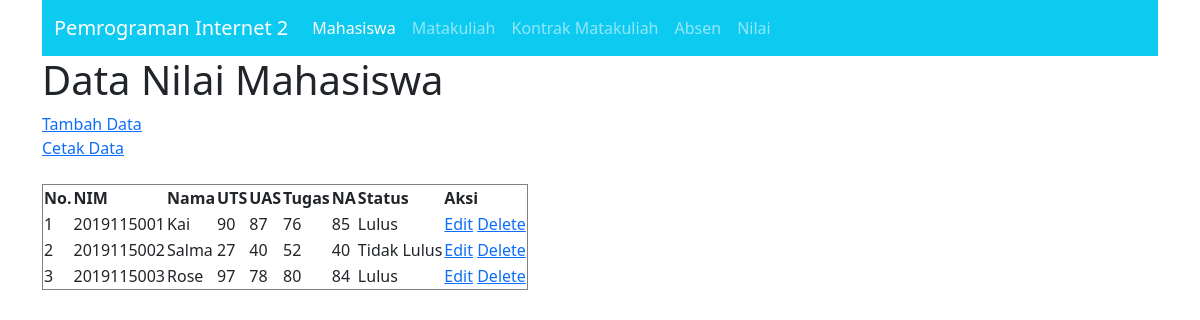
The page / on the database its author committed.
### tables this page shows
CREATE TABLE `tbl_nilai` (
  `nim` int(11) NOT NULL,
  `nama` varchar(200) DEFAULT NULL,
  `uts` int(11) DEFAULT NULL,
  `uas` int(11) DEFAULT NULL,
  `tugas` int(11) DEFAULT NULL,
  `na` int(11) DEFAULT NULL,
  `status` varchar(20) DEFAULT NULL
);

### connection.php (called while the page is built)
<?php
class Connection
{
	 public function get_connection()
	 {
		 $host = "localhost";
		 $database = "mahasiswa";
		 $username = "root";
		 $password = "";
		 $connect = new mysqli($host, $username, $password, $database);
		 return $connect;
	 }
}

### model.php (called while the page is built, shortened)
<?php
include 'connection.php';
class Model extends Connection
{
public function __construct()
 {
 $this->conn = $this->get_connection();
 }
public function tampil_data()
{
	 $sql = "SELECT * FROM tbl_nilai";
	 $bind = $this->conn->query($sql);
	 while ($obj = $bind->fetch_object()) {
	 	$baris[] = $obj;
	 }
	 if(!empty($baris)){
		 return $baris;
	 }
}
}

### index.php (the view, shortened to what this page needs)
<?php
include 'model.php';
$model = new Model();
$index = 1;
?>
<!doctype html>
<html lang="en">
<head>
	<link href="https://cdn.jsdelivr.net/npm/bootstrap@5.0.0-beta3/dist/css/bootstrap.min.css" rel="stylesheet">
</head>
<body>
<div class="container">
<nav class="navbar navbar-expand-lg navbar-dark bg-info" >
  <div class="container-fluid">
    <a class="navbar-brand" href="index.php">Pemrograman Internet 2</a>
    <div class="collapse navbar-collapse" id="navbarNav">
      <ul class="navbar-nav">
            <li class="nav-item">
              <a class="nav-link active" aria-current="page" href="mahasiswa.php">Mahasiswa</a>
            </li>
            <li class="nav-item">
              <a class="nav-link" href="matakuliah.php">Matakuliah</a>
            </li>
            <li class="nav-item">
              <a class="nav-link" href="kontrak_mk.php">Kontrak Matakuliah</a>
            </li>
            <li class="nav-item">
              <a class="nav-link" href="absen.php">Absen</a>
            </li>
            <li class="nav-item">
              <a class="nav-link" href="index.php">Nilai</a>
            </li>
      </ul>
    </div>
  </div>
</nav>
<h1>Data Nilai Mahasiswa</h1>
<a href="create.php">Tambah Data</a>
<br>
<a href="print.php" target="_blank">Cetak Data</a>
<br><br>
<table border="1">
<thead>
<tr>
<th>No.</th>
<th>NIM</th><th>Nama</th>
<th>UTS</th>
<th>UAS</th>
<th>Tugas</th>
<th>NA</th>
<th>Status</th>
<th>Aksi</th>
</tr>
</thead>
<tbody>
<?php
$result = $model->tampil_data();
if ( !empty($result) ) {
foreach ($result as $data): ?>
<tr>
<td><?=$index++ ?></td>
<td><?=$data->nim ?></td>
<td><?=$data->nama ?></td>
<td><?=$data->uts ?></td>
<td><?=$data->uas ?></td>
<td><?=$data->tugas ?></td>
<td><?=$data->na ?></td>
<td><?=$data->status ?></td>
<td><a name="edit" id="edit"
href="edit.php?nim=<?=$data->nim ?>">Edit</a>
<a name="hapus" id="hapus"
href="proses.php?nim=<?=$data->nim ?>">Delete</a>
</td>
</tr>
<?php endforeach;
} ?>
</tbody>
</table>
</div>
</body>
</html>

### rows shown on the page
tbl_nilai: nim "2019115001", nama "Kai", uts "90", uas "87", tugas "76", na "85", status "Lulus"
tbl_nilai: nim "2019115002", nama "Salma", uts "27", uas "40", tugas "52", na "40", status "Tidak Lulus"
tbl_nilai: nim "2019115003", nama "Rose", uts "97", uas "78", tugas "80", na "84", status "Lulus"
